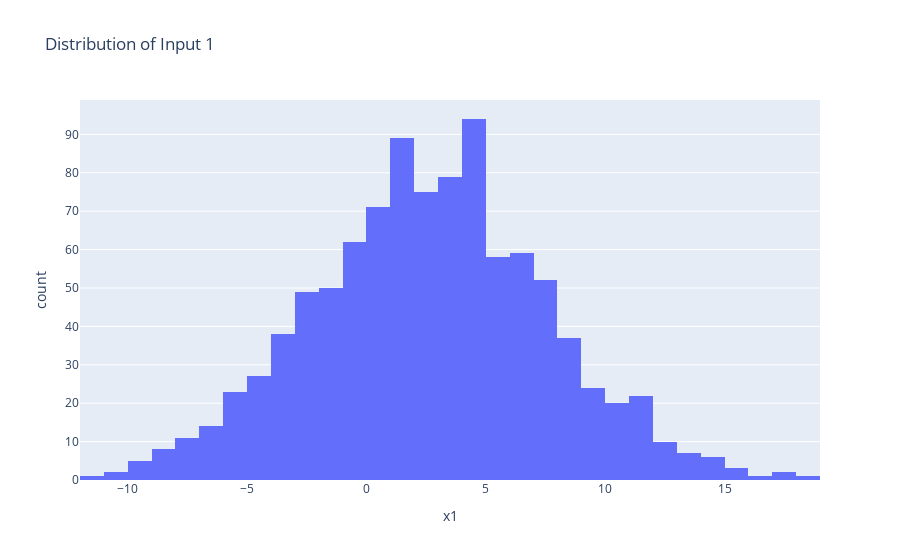
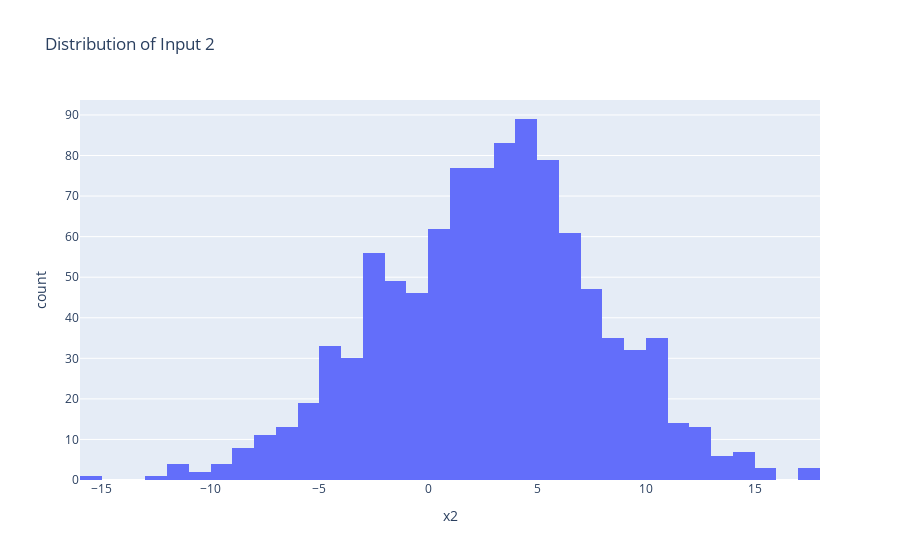
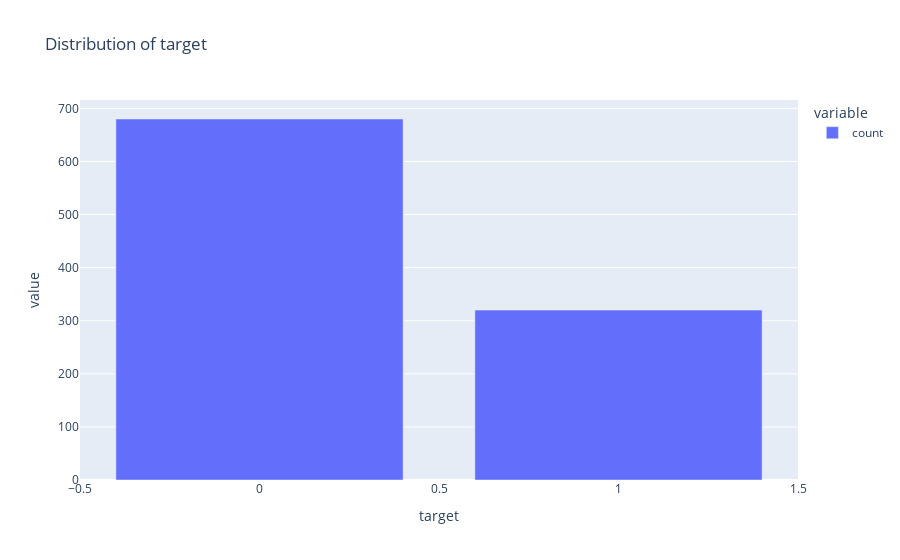
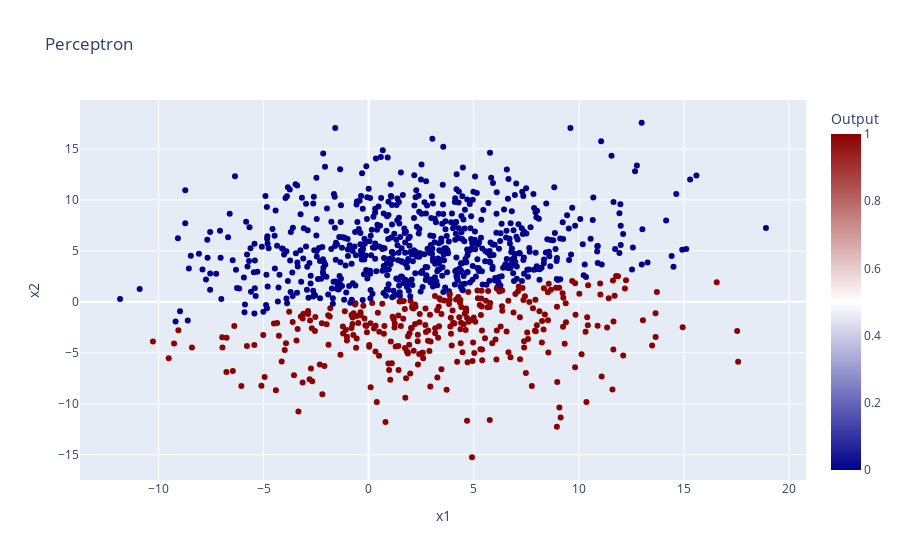

Notebook code for these charts, in order:
### Code cell
# Plot the distribution of each input using Plotly Express

fig1 = px.histogram(X, x="x1", title="Distribution of Input 1", width=900).show()
fig2 = px.histogram(X, x="x2", title="Distribution of Input 2", width=900).show()
fig3 = px.bar(y["target"].value_counts(), title="Distribution of target", width=900).show()

df_true = pd.DataFrame(X, columns=["x1", "x2"])
df_true["Output"] = y

px.scatter(
    df_true,
    x="x1",
    y="x2",
    color="Output",
    title="Perceptron",
    color_continuous_scale=color_scale,
    width=900,
).show()

### Figure 1 — Plotly figure (JSON) as saved in the notebook; plotly's stock layout.template omitted (floating-point values rounded to 4 significant figures; data arrays with more than 128 entries replaced by an {"elided": "..."} marker saying what was removed)
{"data": [{"bingroup": "x", "hovertemplate": "x1=%{x}<br>count=%{y}<extra></extra>", "legendgroup": "", "marker": {"color": "#636efa", "pattern": {"shape": ""}}, "name": "", "orientation": "v", "showlegend": false, "type": "histogram", "x": {"elided": "1000 float values"}, "xaxis": "x", "yaxis": "y"}], "layout": {"barmode": "relative", "legend": {"tracegroupgap": 0}, "title": {"text": "Distribution of Input 1"}, "width": 900, "xaxis": {"anchor": "y", "domain": [0, 1], "title": {"text": "x1"}}, "yaxis": {"anchor": "x", "domain": [0, 1], "title": {"text": "count"}}}}

### Figure 2 — Plotly figure (JSON) as saved in the notebook; plotly's stock layout.template omitted (floating-point values rounded to 4 significant figures; data arrays with more than 128 entries replaced by an {"elided": "..."} marker saying what was removed)
{"data": [{"bingroup": "x", "hovertemplate": "x2=%{x}<br>count=%{y}<extra></extra>", "legendgroup": "", "marker": {"color": "#636efa", "pattern": {"shape": ""}}, "name": "", "orientation": "v", "showlegend": false, "type": "histogram", "x": {"elided": "1000 float values"}, "xaxis": "x", "yaxis": "y"}], "layout": {"barmode": "relative", "legend": {"tracegroupgap": 0}, "title": {"text": "Distribution of Input 2"}, "width": 900, "xaxis": {"anchor": "y", "domain": [0, 1], "title": {"text": "x2"}}, "yaxis": {"anchor": "x", "domain": [0, 1], "title": {"text": "count"}}}}

### Figure 3 — Plotly figure (JSON) as saved in the notebook; plotly's stock layout.template omitted (floating-point values rounded to 4 significant figures)
{"data": [{"hovertemplate": "variable=count<br>target=%{x}<br>value=%{y}<extra></extra>", "legendgroup": "count", "marker": {"color": "#636efa", "pattern": {"shape": ""}}, "name": "count", "orientation": "v", "showlegend": true, "textposition": "auto", "type": "bar", "x": [0.0, 1.0], "xaxis": "x", "y": [680, 320], "yaxis": "y"}], "layout": {"barmode": "relative", "legend": {"title": {"text": "variable"}, "tracegroupgap": 0}, "title": {"text": "Distribution of target"}, "width": 900, "xaxis": {"anchor": "y", "domain": [0, 1], "title": {"text": "target"}}, "yaxis": {"anchor": "x", "domain": [0, 1], "title": {"text": "value"}}}}

### Figure 4 — Plotly figure (JSON) as saved in the notebook; plotly's stock layout.template omitted (floating-point values rounded to 4 significant figures; data arrays with more than 128 entries replaced by an {"elided": "..."} marker saying what was removed)
{"data": [{"hovertemplate": "x1=%{x}<br>x2=%{y}<br>Output=%{marker.color}<extra></extra>", "legendgroup": "", "marker": {"color": {"elided": "1000 float values"}, "coloraxis": "coloraxis", "symbol": "circle"}, "mode": "markers", "name": "", "orientation": "v", "showlegend": false, "type": "scatter", "x": {"elided": "1000 float values"}, "xaxis": "x", "y": {"elided": "1000 float values"}, "yaxis": "y"}], "layout": {"coloraxis": {"colorbar": {"title": {"text": "Output"}}, "colorscale": [[0, "darkblue"], [0.5, "white"], [1, "darkred"]]}, "legend": {"tracegroupgap": 0}, "title": {"text": "Perceptron"}, "width": 900, "xaxis": {"anchor": "y", "domain": [0, 1], "title": {"text": "x1"}}, "yaxis": {"anchor": "x", "domain": [0, 1], "title": {"text": "x2"}}}}
